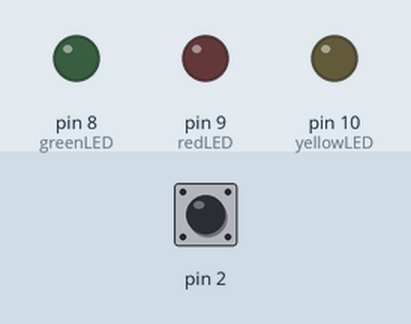
Bench run of a sketch on a simulated Arduino Uno, built with avr-gcc and run on an emulated ATmega328P. Parts: output pins drawn as LEDs (lit = HIGH). Inputs (shaded band) come from the test bench; at power-on: pin 2 HIGH. Random numbers use the default seed unless the sketch sets one.

Above: at 0.3 s.
At 5.9 s:
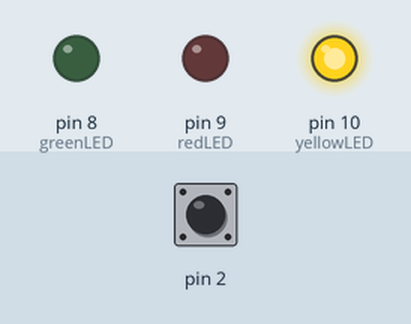
At 20.05 s:
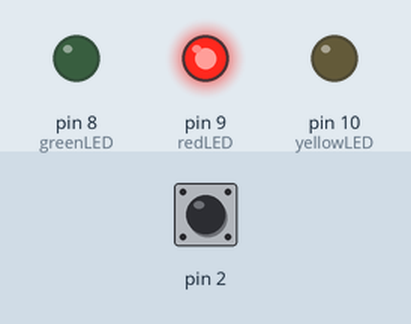
At 39.81 s:
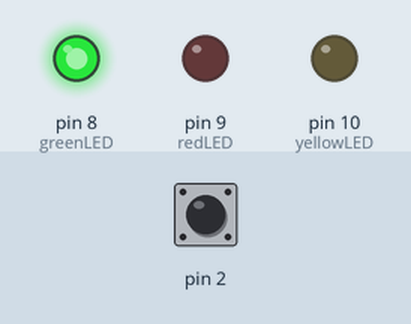
Timing chart, 0 to 40.0 s (numbered marks = the images above):
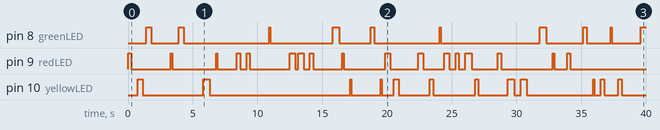

The sketch:

LED_Reaction_Game.ino
```cpp
#define greenLED 8
#define redLED 9
#define yellowLED 10
int timesOn[] = {100, 250, 400, 500};
int delayTimes[] = {250, 500, 1000, 1500};
volatile boolean redLEDLit = false;
volatile boolean isWinner = false;

void setup() {
  pinMode(greenLED, OUTPUT);
  pinMode(redLED, OUTPUT);
  pinMode(yellowLED, OUTPUT);
  attachInterrupt(0, checkWinner, FALLING);
  turnOffLEDs();
}

void loop() {
  int LEDToLight = random(1, 4);
  int periodLEDIsLit = timesOn[random(4)];
  lightLED(LEDToLight, periodLEDIsLit);
  turnOffLEDs();
  int delayTime = delayTimes[random(4)];
  delay(delayTime);
  if(isWinner){
    isWinner = false;
    winner();
  }
}

void lightLED(int led, int duration){
  switch(led){
    case 1:
      digitalWrite(greenLED, HIGH);
      break;
    case 2:
      redLEDLit = true;
      digitalWrite(redLED, HIGH);
      break;
    case 3:
      digitalWrite(yellowLED, HIGH);
      break;
    default:
      break;
  }
  delay(duration);
  redLEDLit = false;
}
void turnOffLEDs(){
  digitalWrite(greenLED, LOW);
  digitalWrite(redLED, LOW);
  digitalWrite(yellowLED, LOW);
}

void winner(){
  for(int i = 0; i < 3; i++){
    digitalWrite(greenLED, HIGH);
    digitalWrite(redLED, HIGH);
    digitalWrite(yellowLED, HIGH);
    delay(250);
    digitalWrite(greenLED, LOW);
    digitalWrite(redLED, LOW);
    digitalWrite(yellowLED, LOW);
    delay(250);
  }
  delay(3000);
}

void checkWinner(){
  if(redLEDLit)
    isWinner = true;
}
```

Measured:
- by itself, pin 8 (greenLED): LOW → HIGH at 1.4 s, → LOW 0.40 s later, → HIGH 2.1 s later, → LOW 0.40 s later, … (19 changes in this stretch)
- by itself, pin 9 (redLED): LOW → HIGH at 0.00 s, → LOW 0.25 s later, → HIGH 3.1 s later, → LOW 0.10 s later, … (34 changes in this stretch)
- by itself, pin 10 (yellowLED): LOW → HIGH at 0.75 s, → LOW 0.40 s later, → HIGH 4.7 s later, → LOW 0.50 s later, … (24 changes in this stretch)
